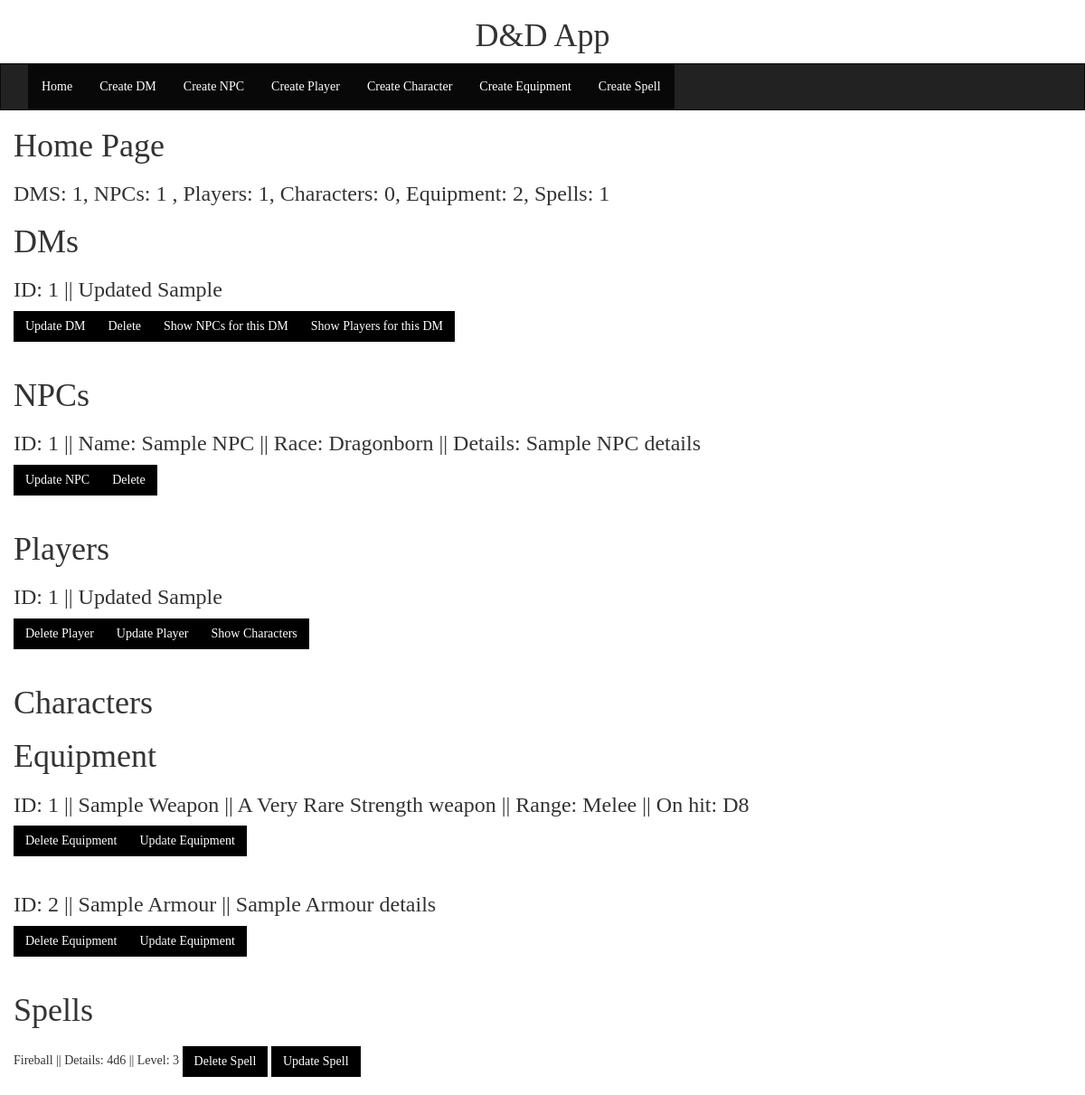
The page / on the database its author committed.
### application/models.py (models this page shows)
class DM(db.Model):
    dm_id = db.Column(db.Integer, primary_key=True)
    forename = db.Column(db.String(255))
    surname = db.Column(db.String(255))
    dm_npcs = db.relationship('NPC', backref='dm')
    dm_players = db.relationship('Player', backref='dm')
    def __str__(self):
        return f"ID: {self.dm_id} || {self.forename} {self.surname} "

class NPC(db.Model):
    npc_id = db.Column(db.Integer, primary_key=True)
    fk_dm_id = db.Column(db.Integer, db.ForeignKey('DM.dm_id'))
    npc_name = db.Column(db.String(255))
    npc_race = db.Column(db.String(255))
    npc_details = db.Column(db.String(1000))
    def __str__(self):
        return f"ID: {self.npc_id} || Name: {self.npc_name} || Race: {self.npc_race} || Details: {self.npc_details}"

class Player(db.Model):
    player_id = db.Column(db.Integer, primary_key=True)
    fk_dm_id = db.Column(db.Integer, db.ForeignKey('DM.dm_id'))
    forename = db.Column(db.String(255))
    surname = db.Column(db.String(255))
    player_characters = db.relationship('Player_character', backref='player')
    def __str__(self):
        return f"ID: {self.player_id} || {self.forename} {self.surname}"

class Equipment(db.Model):
    equipment_id = db.Column(db.Integer, primary_key=True)
    fk_pc_id = db.Column(db.Integer, db.ForeignKey('player_character.pc_id'))
    equipment_name = db.Column(db.String(255))
    equipment_details = db.Column(db.String(1000))
    is_weapon = db.Column(db.Boolean)
    str_dex  = db.Column(db.String(10))
    distance = db.Column(db.String(10))
    dice_type = db.Column(db.String(10))
    rarity = db.Column(db.String(15))
    def __str__(self):
        if self.is_weapon:
            return f"ID: {self.equipment_id} || {self.equipment_name} || A {self.rarity} {self.str_dex} weapon || Range: {self.distance} || On hit: {self.dice_type} "
        else:
            return f"ID: {self.equipment_id} || {self.equipment_name} || {self.equipment_details}"

class Spells(db.Model):
    spell_id = db.Column(db.Integer, primary_key=True)
    fk_pc_id = db.Column(db.Integer, db.ForeignKey('player_character.pc_id'), nullable= True)
    spell_name = db.Column(db.String(255))
    spell_details = db.Column(db.String(1000))
    spell_level = db.Column(db.String(10))
    def __str__(self):
        if self.spell_level == 0:
            return f"{self.spell_name}, {self.spell_details}. This spell is a Cantrip"
        else:
            return f"{self.spell_name} || Details: {self.spell_details} || Level: {self.spell_level}"

### application/routes.py (the view)
@app.route('/')
def home():
    num_DMs = DM.query.count()
    num_NPCs = NPC.query.count()
    dm_list = list(DM.query.all())
    npc_list = list(NPC.query.all())
    player_list = list(Player.query.all())
    num_players = Player.query.count()
    num_characters = Player_character.query.count()
    character_list = list(Player_character.query.all())
    num_equipment = Equipment.query.count()
    equipment_list = list(Equipment.query.all())
    num_spells = Spells.query.count()
    spell_list = list(Spells.query.all())
    return render_template('index.html', ptitle = 'Home Page' ,num = num_DMs, npcs = npc_list, \
        DMs = dm_list, no_NPCs = num_NPCs, players = player_list, no_players = num_players,\
            no_characters=num_characters, characters=character_list, no_equipment=num_equipment, equipment=equipment_list, \
            no_spells = num_spells, spells = spell_list )

### application/templates/index.html (shortened to what this page needs)
{% extends 'layout.html' %}
{% block body %}
<div class="container-fluid text-left">
    <h1 >{{ ptitle }}</h1>
    <h3>DMS: {{ num }}, NPCs: {{ no_NPCs }} , Players: {{ no_players }}, Characters: {{ no_characters }}, Equipment: {{ no_equipment }}, Spells: {{ no_spells }}  </h3>
    <h1> DMs </h1>
    {% for dm in DMs %}
    <h3> {{ dm.__str__()  }} </h3>
    <div class="btn-group">
        <button type="button" class="btn btn-primary"><a href="{{ url_for('updatedm', pk=dm.dm_id) }}"> Update DM </a></button>
        <button type="button" class="btn btn-primary"><a href="{{ url_for('deletedm', pk=dm.dm_id) }}"> Delete </a></button>
        <button type="button" class="btn btn-primary"><a href="{{ url_for('searchnpc', pk=dm.dm_id) }}"> Show NPCs for this DM </a></button>
        <button type="button" class="btn btn-primary"><a href="{{ url_for('searchplayer', pk=dm.dm_id) }}"> Show Players for this DM </a></button>
      </div>
    <br>
    <br>
    {% endfor %}
    <h1> NPCs </h1>
    {% for npc in npcs %}
    <h3> {{ npc.__str__() }}  </h3>
    <div class="btn-group">
        <button type="button" class="btn btn-primary">
            <a href="{{ url_for('updatenpc', pk=npc.npc_id)}}">Update NPC</a>
        </button>
        <button type="button" class="btn btn-primary">
            <a href="{{url_for('deletenpc', pk = npc.npc_id) }}"> Delete </a>
        </button>
    </div>
    <br>
    <br>
    {% endfor %}
    <h1> Players </h1>
    {% for player in players %}
    <h3> {{ player.__str__() }} </h3>
    <div class="btn-group">
        <button type="button" class="btn btn-primary">
            <a href="{{ url_for('deleteplayer', pk=player.player_id)}}">Delete Player</a>
        </button>
        <button type="button" class="btn btn-primary">
            <a href="{{ url_for('updateplayer', pk=player.player_id)}}">Update Player</a>
        </button>
        <button type="button" class="btn btn-primary">
            <a href="{{ url_for('searchcharacter', pk=player.player_id)}}">Show Characters</a>
        </button>
    </div>
    <br><br>
    {% endfor %}
    <h1> Characters </h1>
    <h1> Equipment </h1>
    {% for equipment in equipment %}
    <h3> {{ equipment.__str__() }} </h3>
    <div class="btn-group">
        <button type="button" class="btn btn-primary">
            <a href="{{ url_for('deleteEquipment', pk=equipment.equipment_id)}}">Delete Equipment</a>
        </button>
        <button type="button" class="btn btn-primary">
            <a href="{{ url_for('updateEquipment', pk=equipment.equipment_id)}}">Update Equipment</a>
        </button>
    </div>
    <br><br>
    {% endfor %}
    <h1> Spells </h1>
    <h3> {% for spell in spells %} </h3>
    {{ spell.__str__() }}
    <button type="button" class="btn btn-primary">
        <a href="{{ url_for('deletespell', pk=spell.spell_id)}}">Delete Spell</a>
    </button>
    <button type="button" class="btn btn-primary">
        <a href="{{ url_for('updatespell', pk=spell.spell_id)}}">Update Spell</a>
    </button>
    <br><br>
    {% endfor %}
</div>
{% endblock body %}

### application/templates/layout.html (shortened to what this page needs)
<!DOCTYPE html>
<html lang="en">
    <head>
        <link rel="stylesheet" href="https://maxcdn.bootstrapcdn.com/bootstrap/3.4.1/css/bootstrap.min.css">
    </head>
    <body style="font-family:Garamond, serif;">
        <h1  class="header">D&D App</h1>
        <nav class="navbar navbar-inverse">
            <div class="container-fluid">
              <div class="collapse navbar-collapse" id="myNavbar">
                <ul class="nav navbar-nav">
                  <li class="active"><a href="{{ url_for ('home')}}">Home</a></li>
                  <li class="active"><a href="{{ url_for('createdm') }}">Create DM</a></li>
                  <li class="active"><a href="{{ url_for('createnpc') }}">Create NPC</a></li>
                  <li class="active"><a href="{{ url_for('createplayer') }}">Create Player</a></li>
                  <li class="active"><a href="{{ url_for('createcharacter') }}">Create Character</a></li>
                  <li class="active"><a href="{{ url_for('createEquipment') }}">Create Equipment</a></li>
                  <li class="active"><a href="{{ url_for('createspell') }}">Create Spell</a></li>
                </ul>
              </div>
            </div>
          </nav>
        {% block body %}
        {% endblock body %}
    </body>
</html>

### application/templates/layout.html (style rules this page uses)
.navbar { margin-bottom: 0; border-radius: 0; }
a:link, a:visited, a:hover, a:active { color: white; }
.btn { background-color:black; border-color: black; margin-bottom: 0; border-radius: 0; }
.header { text-align: center; }

### rows shown on the page
DM: __str__ "ID: 1 || Updated Sample"
NPC: __str__ "ID: 1 || Name: Sample NPC || Race: Dragonborn || Details: Sample NPC details"
Player: __str__ "ID: 1 || Updated Sample"
Equipment: __str__ "ID: 1 || Sample Weapon || A Very Rare Strength weapon || Range: Melee || On hit: D8"
Equipment: __str__ "ID: 2 || Sample Armour || Sample Armour details"
Spells: __str__ "Fireball || Details: 4d6 || Level: 3"

### other values the page prints
{{ ptitle }} "Home Page"
{{ num }} "1"
{{ no_NPCs }} "1"
{{ no_players }} "1"
{{ no_characters }} "0"
{{ no_equipment }} "2"
{{ no_spells }} "1"
